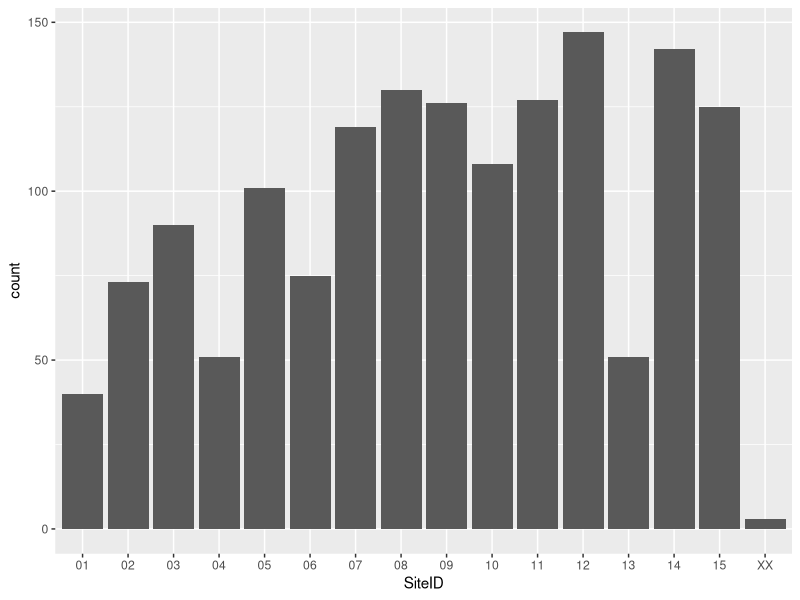
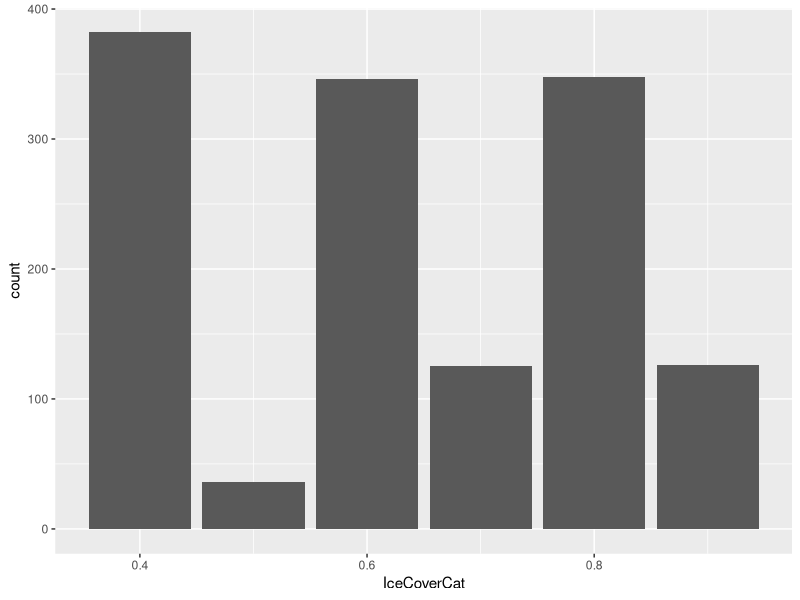

Here is the R script that generated these plots, in order:
## ---- chunk 1
knitr::opts_chunk$set(echo = TRUE)
library(tidyverse)
library(viridis)
library(tufte)
library(kableExtra)
## ---- chunk 2
samples <- read_csv("B-236_Fatty-Acid_Collections_QAQC.csv")
## ---- chunk 3
phyla <- unique(samples$phylum)
phyla <- phyla %>%
  na.omit()
unique(phyla)
## ---- chunk 4
class <- unique(samples$class)
class <- class %>%
  na.omit()
unique(class)
## ---- chunk 5
all_inverts <- samples %>%
  filter(kingdom == "Animalia" | is.na(kingdom))
all_algae <- samples %>%
  filter(kingdom %in% c('Plantae', 'Chromista'))
## ---- chunk 6
samples$count <- 1
ggplot(samples, aes(x = SiteID, y = count)) +
         geom_col()
## ---- chunk 7
samples$count <- 1
ggplot(samples, aes(x = IceCoverCat, y = count)) +
         geom_col()
## ---- chunk 8
library(dplyr)
sitereps <- read_csv('core_species_siterep.csv')
siterepkable <- kable(sitereps[1:10, 2:4]) 
kable_styling(siterepkable, bootstrap_options = c("striped", "hover"))
